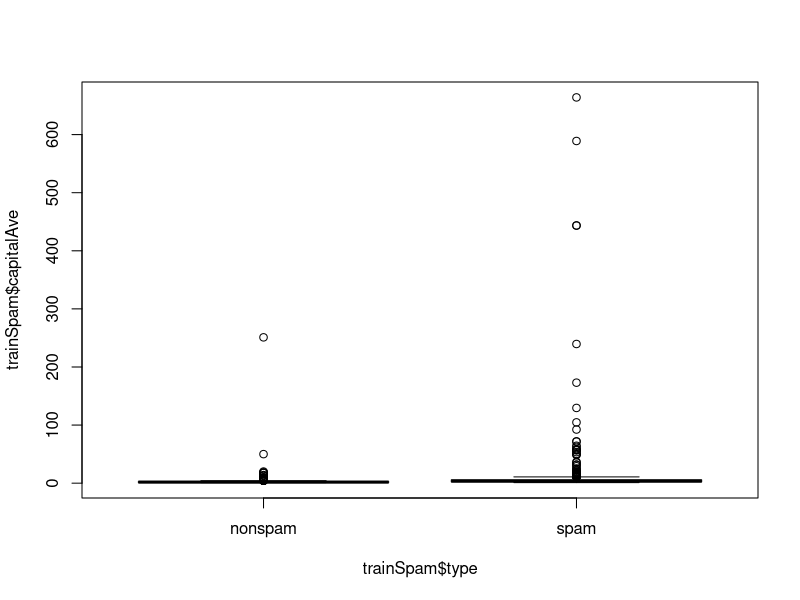
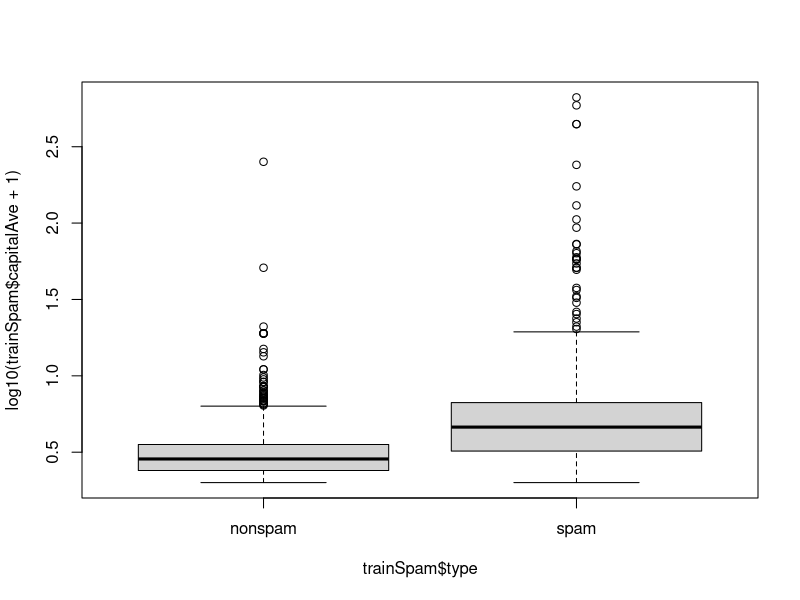

The R source for these figures, in order:
install.packages("caret")
library(caret)
install.packages("kernlab")
library(kernlab)
data("spam")
View(spam)

#Partitioning the spam data set or other words it is called data splitting :
###Data Splitting : 
intrain <- createDataPartition(y= spam$type, p = 0.75, list = FALSE)

head(intrain)
training <- spam[intrain,]
testing <- spam[-intrain,]
dim(training)


###Fitting a model :
set.seed(32343)
modelfit <- train(type ~., data = training, method = "glm")
modelfit

###Final Model : 
modelfit <- train(type ~., data = training, method = "glm")
modelfit$finalModel

###Prediction 
prediction <- predict(modelfit, newdata = testing)
prediction

confusionMatrix(prediction, testing$type)

###################Data Slicing######################
###Data Splitting : 
intrain <- createDataPartition(y= spam$type, p = 0.75, list = FALSE)

head(intrain)
training <- spam[intrain,]
testing <- spam[-intrain,]
dim(training)

###Cross validation: --- Breaking the training set into multiple chunks 
set.seed(32323)
folds <- createFolds(y = spam$type, k = 10, 
                     list = TRUE, returnTrain = TRUE)
sapply(folds,length)

folds[[1]] [1:10]


####Time slices 
set.seed(32323)
tme <- 1:1000
folds <- createTimeSlices(y = tme, initialWindow = 20, horizon = 10)

names(folds)
folds$train[1]
folds$test[1]
folds$train[2]
folds$test[2]
folds$train[3]
folds$test[3]


####Subsampling dataset: 
library(kernlab)
data(spam)
###Performing subsampling: 
set.seed(3435)
trainIndicater = rbinom(4601, size = 1, prob = 0.5)
table(trainIndicater)

trainSpam = spam[trainIndicater ==1,]
testSpam = spam[trainIndicater ==0,]
names(trainSpam)
head(trainSpam)
table(trainSpam$type)

plot(trainSpam$capitalAve ~ trainSpam$type)
plot(log10(trainSpam$capitalAve + 1) ~ trainSpam$type)
